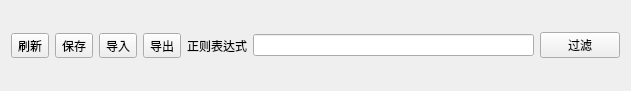
<?xml version="1.0" encoding="UTF-8"?>
<ui version="4.0">
 <class>SearchWindow</class>
 <widget class="QWidget" name="SearchWindow">
  <property name="geometry">
   <rect>
    <x>0</x>
    <y>0</y>
    <width>631</width>
    <height>91</height>
   </rect>
  </property>
  <property name="windowTitle">
   <string>Form</string>
  </property>
  <layout class="QHBoxLayout" name="horizontalLayout_5">
   <item>
    <layout class="QHBoxLayout" name="horizontalLayout_4">
     <item>
      <widget class="QToolButton" name="toolButtonUpdata">
       <property name="text">
        <string>刷新</string>
       </property>
       <property name="icon">
        <iconset resource="mainwindow.qrc">
         <normaloff>:/png/redo16x16.png</normaloff>:/png/redo16x16.png</iconset>
       </property>
       <property name="toolButtonStyle">
        <enum>Qt::ToolButtonTextBesideIcon</enum>
       </property>
      </widget>
     </item>
     <item>
      <widget class="QToolButton" name="toolButtonSava">
       <property name="text">
        <string>保存</string>
       </property>
       <property name="icon">
        <iconset resource="mainwindow.qrc">
         <normaloff>:/png/save16x16.png</normaloff>:/png/save16x16.png</iconset>
       </property>
       <property name="toolButtonStyle">
        <enum>Qt::ToolButtonTextBesideIcon</enum>
       </property>
      </widget>
     </item>
     <item>
      <widget class="QToolButton" name="toolButtonInport">
       <property name="text">
        <string>导入</string>
       </property>
       <property name="icon">
        <iconset resource="mainwindow.qrc">
         <normaloff>:/png/file_open.png</normaloff>:/png/file_open.png</iconset>
       </property>
       <property name="toolButtonStyle">
        <enum>Qt::ToolButtonTextBesideIcon</enum>
       </property>
      </widget>
     </item>
     <item>
      <widget class="QToolButton" name="toolButtonExport">
       <property name="text">
        <string>导出</string>
       </property>
       <property name="icon">
        <iconset resource="mainwindow.qrc">
         <normaloff>:/png/exit.png</normaloff>:/png/exit.png</iconset>
       </property>
       <property name="toolButtonStyle">
        <enum>Qt::ToolButtonTextBesideIcon</enum>
       </property>
      </widget>
     </item>
    </layout>
   </item>
   <item>
    <layout class="QHBoxLayout" name="horizontalLayout_3">
     <item>
      <widget class="QLabel" name="label_2">
       <property name="text">
        <string>正则表达式</string>
       </property>
      </widget>
     </item>
     <item>
      <widget class="QLineEdit" name="reg_edit_2"/>
     </item>
     <item>
      <widget class="QPushButton" name="filter_pushButton_2">
       <property name="text">
        <string>过滤</string>
       </property>
      </widget>
     </item>
    </layout>
   </item>
  </layout>
  <zorder>time_radio</zorder>
  <zorder>layoutWidget</zorder>
  <zorder>toolButtonUpdata</zorder>
  <zorder>toolButtonSava</zorder>
  <zorder>toolButtonInport</zorder>
  <zorder>toolButtonExport</zorder>
 </widget>
 <resources>
  <include location="mainwindow.qrc"/>
 </resources>
 <connections/>
</ui>
